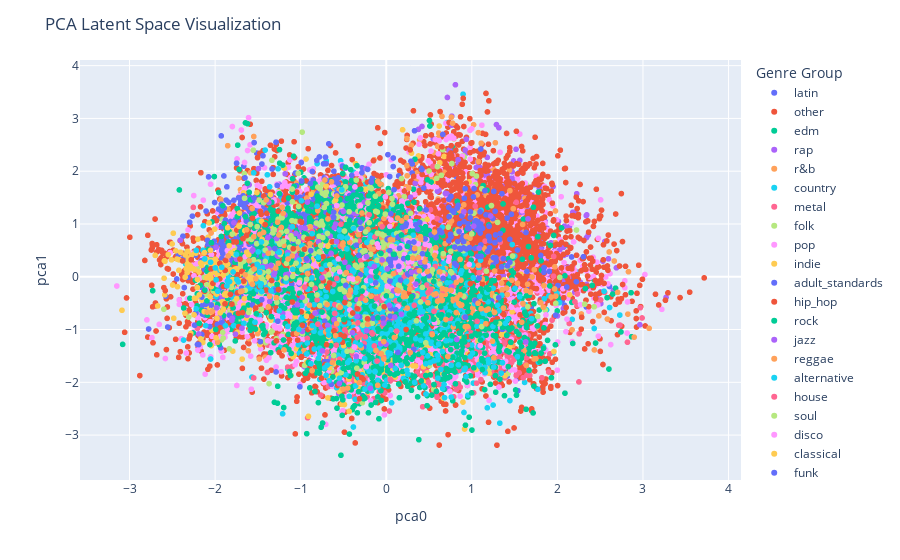

Notebook source saved alongside this figure:
### Code cell
latent_space, _, _ = encoder.predict(X_train_embedding)

pca = PCA(n_components=2)
X_train_pca = pca.fit_transform(latent_space)

# Convert the data to a pandas DataFrame
df = pd.DataFrame({'pca0': X_train_pca[:, 0], 'pca1': X_train_pca[:, 1], 'genre_group': y_train_embedding})

# Create a scatter plot using Plotly
fig = px.scatter(df, x='pca0', y='pca1', color='genre_group')

# Add labels and adjust the layout
fig.update_layout(
    title='PCA Latent Space Visualization',
    xaxis_title='pca0',
    yaxis_title='pca1',
    legend_title='Genre Group'
)

# Display the plot
fig.show()

### Figure 1 — Plotly figure (JSON) as saved in the notebook; plotly's stock layout.template omitted (floating-point values rounded to 4 significant figures; data arrays with more than 128 entries replaced by an {"elided": "..."} marker saying what was removed)
{"data": [{"hovertemplate": "genre_group=latin<br>pca0=%{x}<br>pca1=%{y}<extra></extra>", "legendgroup": "latin", "marker": {"color": "#636efa", "symbol": "circle"}, "mode": "markers", "name": "latin", "showlegend": true, "type": "scattergl", "x": {"elided": "501 float values"}, "xaxis": "x", "y": {"elided": "501 float values"}, "yaxis": "y"}, {"hovertemplate": "genre_group=other<br>pca0=%{x}<br>pca1=%{y}<extra></extra>", "legendgroup": "other", "marker": {"color": "#EF553B", "symbol": "circle"}, "mode": "markers", "name": "other", "showlegend": true, "type": "scattergl", "x": {"elided": "5756 float values"}, "xaxis": "x", "y": {"elided": "5756 float values"}, "yaxis": "y"}, {"hovertemplate": "genre_group=edm<br>pca0=%{x}<br>pca1=%{y}<extra></extra>", "legendgroup": "edm", "marker": {"color": "#00cc96", "symbol": "circle"}, "mode": "markers", "name": "edm", "showlegend": true, "type": "scattergl", "x": {"elided": "249 float values"}, "xaxis": "x", "y": {"elided": "249 float values"}, "yaxis": "y"}, {"hovertemplate": "genre_group=rap<br>pca0=%{x}<br>pca1=%{y}<extra></extra>", "legendgroup": "rap", "marker": {"color": "#ab63fa", "symbol": "circle"}, "mode": "markers", "name": "rap", "showlegend": true, "type": "scattergl", "x": {"elided": "1027 float values"}, "xaxis": "x", "y": {"elided": "1027 float values"}, "yaxis": "y"}, {"hovertemplate": "genre_group=r&b<br>pca0=%{x}<br>pca1=%{y}<extra></extra>", "legendgroup": "r&b", "marker": {"color": "#FFA15A", "symbol": "circle"}, "mode": "markers", "name": "r&b", "showlegend": true, "type": "scattergl", "x": {"elided": "770 float values"}, "xaxis": "x", "y": {"elided": "770 float values"}, "yaxis": "y"}, {"hovertemplate": "genre_group=country<br>pca0=%{x}<br>pca1=%{y}<extra></extra>", "legendgroup": "country", "marker": {"color": "#19d3f3", "symbol": "circle"}, "mode": "markers", "name": "country", "showlegend": true, "type": "scattergl", "x": {"elided": "1643 float values"}, "xaxis": "x", "y": {"elided": "1643 float values"}, "yaxis": "y"}, {"hovertemplate": "genre_group=metal<br>pca0=%{x}<br>pca1=%{y}<extra></extra>", "legendgroup": "metal", "marker": {"color": "#FF6692", "symbol": "circle"}, "mode": "markers", "name": "metal", "showlegend": true, "type": "scattergl", "x": {"elided": "1077 float values"}, "xaxis": "x", "y": {"elided": "1077 float values"}, "yaxis": "y"}, {"hovertemplate": "genre_group=folk<br>pca0=%{x}<br>pca1=%{y}<extra></extra>", "legendgroup": "folk", "marker": {"color": "#B6E880", "symbol": "circle"}, "mode": "markers", "name": "folk", "showlegend": true, "type": "scattergl", "x": {"elided": "455 float values"}, "xaxis": "x", "y": {"elided": "455 float values"}, "yaxis": "y"}, {"hovertemplate": "genre_group=pop<br>pca0=%{x}<br>pca1=%{y}<extra></extra>", "legendgroup": "pop", "marker": {"color": "#FF97FF", "symbol": "circle"}, "mode": "markers", "name": "pop", "showlegend": true, "type": "scattergl", "x": {"elided": "5758 float values"}, "xaxis": "x", "y": {"elided": "5758 float values"}, "yaxis": "y"}, {"hovertemplate": "genre_group=indie<br>pca0=%{x}<br>pca1=%{y}<extra></extra>", "legendgroup": "indie", "marker": {"color": "#FECB52", "symbol": "circle"}, "mode": "markers", "name": "indie", "showlegend": true, "type": "scattergl", "x": {"elided": "722 float values"}, "xaxis": "x", "y": {"elided": "722 float values"}, "yaxis": "y"}, {"hovertemplate": "genre_group=adult_standards<br>pca0=%{x}<br>pca1=%{y}<extra></extra>", "legendgroup": "adult_standards", "marker": {"color": "#636efa", "symbol": "circle"}, "mode": "markers", "name": "adult_standards", "showlegend": true, "type": "scattergl", "x": {"elided": "567 float values"}, "xaxis": "x", "y": {"elided": "567 float values"}, "yaxis": "y"}, {"hovertemplate": "genre_group=hip_hop<br>pca0=%{x}<br>pca1=%{y}<extra></extra>", "legendgroup": "hip_hop", "marker": {"color": "#EF553B", "symbol": "circle"}, "mode": "markers", "name": "hip_hop", "showlegend": true, "type": "scattergl", "x": {"elided": "2257 float values"}, "xaxis": "x", "y": {"elided": "2257 float values"}, "yaxis": "y"}, {"hovertemplate": "genre_group=rock<br>pca0=%{x}<br>pca1=%{y}<extra></extra>", "legendgroup": "rock", "marker": {"color": "#00cc96", "symbol": "circle"}, "mode": "markers", "name": "rock", "showlegend": true, "type": "scattergl", "x": {"elided": "2545 float values"}, "xaxis": "x", "y": {"elided": "2545 float values"}, "yaxis": "y"}, {"hovertemplate": "genre_group=jazz<br>pca0=%{x}<br>pca1=%{y}<extra></extra>", "legendgroup": "jazz", "marker": {"color": "#ab63fa", "symbol": "circle"}, "mode": "markers", "name": "jazz", "showlegend": true, "type": "scattergl", "x": [-0.76, -1.627, -0.02019, -1.332, -1.601, -1.803, -0.0318, 0.3798, 0.198, -1.558, -1.421, -0.6291, -1.341, -1.044, -1.124, -1.184, -0.5002, -0.4835, -1.114, -0.4398, -1.386, -0.6243, -0.645, -0.3505, -0.01512, -0.7549, -1.369, -1.571, 0.263, -1.631, 0.0162, -1.236, -1.556, -1.518, -0.1965, 0.3185, -2.406, -1.243, -1.37, -1.396, 1.18, -0.9998, -1.211, -1.51, -1.334, -1.365, -1.78, -1.478, -1.372, -0.5873, -0.707, -1.064, -0.3562, -1.373, -1.808, -1.762, 0.08487, -1.149, -1.173, -1.989, -0.1947, -1.949, -1.364, -0.6544, -0.4003, -0.644, -1.88, -2.192, -1.917, -1.418, -1.668, -1.477, -1.622, -1.124, -1.648, -1.264, 0.6238, -1.147, -1.008, -0.7041, -0.4721, -1.208, -1.749, -0.258, -0.5484, -0.5919, 0.8238, -0.8943, 0.2833, -0.824, -1.407, -1.741, -1.275, -0.1909, -1.303, -0.7922, -1.164, 0.5129, -1.057, -1.151, -1.643, -0.02842, 0.1689, -1.621, -0.3415, -0.922, -1.983, 0.412, 0.6299], "xaxis": "x", "y": [-0.9607, -0.7279, 0.6682, 0.4729, -0.02807, -0.8252, -0.6299, 0.002419, 0.7107, 0.5102, 0.4118, 1.128, 1.543, 0.3484, 0.8022, 1.171, 1.237, 0.2749, 0.8067, 0.1784, 0.7382, 1.146, 0.443, 1.192, -1.167, 0.7715, 0.02664, 0.4819, 1.248, -0.1447, -0.1734, 0.4904, -0.007154, 0.01689, 0.5892, -0.2418, 0.6914, -0.2508, 0.5279, 0.1891, 0.4717, 0.927, -0.6931, -0.06354, -0.0554, -0.2988, 1.022, -0.1772, 1.409, 1.151, 1.559, 0.4203, -0.9602, 0.02425, -0.3586, -1.088, 0.6158, 0.3382, 0.03961, 0.5594, 0.1667, -0.777, 0.1701, 0.7698, 1.185, -1.533, -0.3025, -1.084, -0.3945, 0.2406, -0.05653, 0.2038, -0.05796, 0.9051, 0.7546, 0.3897, -0.5864, 0.04781, 0.7587, -0.5477, -0.3958, 0.6653, 0.334, 1.409, -0.5308, 0.9971, -1.188, 0.8918, 1.507, 0.9608, -0.1515, -0.331, 0.4047, 0.7352, 0.08521, 0.6649, 0.002264, -0.3646, 0.8201, 0.4632, -0.1335, 0.5386, 0.4863, -0.03646, -0.4358, 0.3089, -0.5877, -0.6944, 1.073], "yaxis": "y"}, {"hovertemplate": "genre_group=reggae<br>pca0=%{x}<br>pca1=%{y}<extra></extra>", "legendgroup": "reggae", "marker": {"color": "#FFA15A", "symbol": "circle"}, "mode": "markers", "name": "reggae", "showlegend": true, "type": "scattergl", "x": {"elided": "250 float values"}, "xaxis": "x", "y": {"elided": "250 float values"}, "yaxis": "y"}, {"hovertemplate": "genre_group=alternative<br>pca0=%{x}<br>pca1=%{y}<extra></extra>", "legendgroup": "alternative", "marker": {"color": "#19d3f3", "symbol": "circle"}, "mode": "markers", "name": "alternative", "showlegend": true, "type": "scattergl", "x": {"elided": "645 float values"}, "xaxis": "x", "y": {"elided": "645 float values"}, "yaxis": "y"}, {"hovertemplate": "genre_group=house<br>pca0=%{x}<br>pca1=%{y}<extra></extra>", "legendgroup": "house", "marker": {"color": "#FF6692", "symbol": "circle"}, "mode": "markers", "name": "house", "showlegend": true, "type": "scattergl", "x": {"elided": "178 float values"}, "xaxis": "x", "y": {"elided": "178 float values"}, "yaxis": "y"}, {"hovertemplate": "genre_group=soul<br>pca0=%{x}<br>pca1=%{y}<extra></extra>", "legendgroup": "soul", "marker": {"color": "#B6E880", "symbol": "circle"}, "mode": "markers", "name": "soul", "showlegend": true, "type": "scattergl", "x": {"elided": "351 float values"}, "xaxis": "x", "y": {"elided": "351 float values"}, "yaxis": "y"}, {"hovertemplate": "genre_group=disco<br>pca0=%{x}<br>pca1=%{y}<extra></extra>", "legendgroup": "disco", "marker": {"color": "#FF97FF", "symbol": "circle"}, "mode": "markers", "name": "disco", "showlegend": true, "type": "scattergl", "x": [0.5334, -1.649, 0.1323, -0.2415, 0.2664, -0.0103, 0.228, -0.118, 0.1392, -2.201, -0.5784, 0.7354, 0.5778, 1.999, 0.2972, -0.3466, -0.5603, -0.306, -0.2319, -0.1059, 0.1831, 0.06653, 0.1346, 0.1256, 1.463, 0.259, 0.4463, 0.4884, 0.7785, -0.5969, -1.859, 0.03696, -0.1602, -1.018, 0.1759, 0.3068, 1.099, 0.09936, -0.02459, 0.216, -0.2976, -0.09113, -0.2536, -0.4338, 0.04199, -0.3428, 0.05582, -1.413, 0.5026, -0.1741, 0.07629, 0.2566, 0.2529, 0.01113, 0.213, 0.4048, 0.05483, -0.1542, 0.3374, -0.7054, 0.9696, 0.8309, -0.7323, 0.564, -0.3022, 0.3756, 0.6582, 0.2533, 0.5867, 0.4377, 0.127, -0.2302, 0.3044, 0.3865, 0.3456, 0.1507, 0.0286, 1.338, 0.4556, -0.5432, -0.366, 0.1791, -0.3722, 2.065, 0.4746, 0.3937, 0.3172, -1.016, -0.425, 0.1768, 0.2437, 0.06403, 0.7285, 0.4936, 0.0993, -0.1992, 0.4142, 0.2778, 0.311, -0.3859, 0.2242, 0.2595, 1.015, 0.8769], "xaxis": "x", "y": [1.134, 0.3805, -0.3135, -0.3121, 0.2942, 1.513, 0.5466, -0.5241, -0.563, -1.39, 1.349, 0.3698, 0.4605, -1.77, 0.2877, -1.482, 0.3373, 0.8995, -1.702, 0.6218, 0.1964, 0.5727, -0.3019, 0.5335, -0.5789, 0.1636, 0.9947, 0.2054, -0.2715, 1.552, -0.9931, 0.1646, -0.1219, -1.17, 0.5859, 0.9669, -1.305, 0.2154, -0.402, -0.1462, -1.51, 0.56, 0.358, -0.03394, 0.9546, -0.9916, 0.4205, -0.4176, 0.5924, 0.09451, 0.2997, 0.2789, 0.9547, -0.1784, 0.4231, 0.3844, 1.074, 0.09281, 0.6417, 1.865, 0.2334, -0.02067, -0.7375, -0.8696, 1.344, 0.6258, 0.01364, -0.2865, -0.3564, 0.06008, 0.3085, -0.07084, -0.07695, 0.3456, -0.1574, 0.1322, 0.1708, -0.1835, 0.6164, 0.09288, 1.702, 1.435, -1.331, -0.2287, 0.7024, 0.316, 0.6804, -0.1145, -0.6291, 0.294, 0.6817, -0.2178, 0.2962, 1.709, 0.2525, -0.0208, 0.2929, 1.046, 0.6756, -0.04589, -0.2378, 0.6519, 1.703, 0.851], "yaxis": "y"}, {"hovertemplate": "genre_group=classical<br>pca0=%{x}<br>pca1=%{y}<extra></extra>", "legendgroup": "classical", "marker": {"color": "#FECB52", "symbol": "circle"}, "mode": "markers", "name": "classical", "showlegend": true, "type": "scattergl", "x": {"elided": "138 float values"}, "xaxis": "x", "y": {"elided": "138 float values"}, "yaxis": "y"}, {"hovertemplate": "genre_group=funk<br>pca0=%{x}<br>pca1=%{y}<extra></extra>", "legendgroup": "funk", "marker": {"color": "#636efa", "symbol": "circle"}, "mode": "markers", "name": "funk", "showlegend": true, "type": "scattergl", "x": {"elided": "189 float values"}, "xaxis": "x", "y": {"elided": "189 float values"}, "yaxis": "y"}, {"hovertemplate": "genre_group=ambient<br>pca0=%{x}<br>pca1=%{y}<extra></extra>", "legendgroup": "ambient", "marker": {"color": "#EF553B", "symbol": "circle"}, "mode": "markers", "name": "ambient", "showlegend": true, "type": "scattergl", "x": [-1.484, -0.9559, -1.821, -1.876, 0.3467, -1.74, -0.7158, -1.752, -1.674, -0.9904, -1.052, -1.463, -0.9818, -1.132, -0.1732, -0.8723, -0.5346, -0.9207, -1.262, 0.2622, -0.7565, -1.339, -0.378, -0.8662, -0.6974, 0.2322, -0.288, -1.564, -1.709, -0.5125, -0.2699, -0.6108, 1.199, -1.883, -1.416, -1.284, -0.4884, -0.4909, -1.405, -2.279, -0.8724, -0.6306, -1.616, -1.724, -0.8599, -0.3397, -1.251, -0.7361, -0.2184, -0.8685, -0.02469, -1.632, -2.084, -0.3124, -1.948, -1.884, -0.6821, -1.286, -0.4848, -1.004, -0.7117, -2.049, -2.294, -2.38, -1.26, -0.872, -0.9886, -1.679, -1.525, 0.9469, -0.7378, -2.726, -2.583, -1.036, -1.087, -0.3353, -0.3913, -1.727, -1.089, -2.029, -0.5686, -1.687, -2.025, -0.9143, -1.098, -1.902, -1.667, -0.6628, -1.553, 0.9831, -1.804, -1.945, -0.6882, -1.738], "xaxis": "x", "y": [-0.1885, 0.5214, -0.3337, 0.3085, 0.1173, 0.03874, -0.9254, 0.6584, 0.7193, 1.033, -1.086, -0.1582, -0.9198, -1.194, -0.3646, -1.848, -1.102, 0.714, 1.242, -0.315, -1.92, -0.07069, -1.026, 0.7481, -1.289, -1.0, -1.911, 1.109, 0.3347, -1.242, -1.945, -1.025, 1.501, 0.1204, 0.9882, -1.215, -0.8539, -1.125, -0.251, 0.3211, -1.353, 0.6651, 0.8507, -0.9464, -1.422, -0.6065, -1.434, -0.07674, -0.7974, -0.7446, -0.5671, 0.7811, -1.753, -2.311, -0.0411, -0.5129, -0.2022, -0.6303, -0.4877, 1.049, -1.663, 0.1486, -1.119, 0.2996, -0.2416, -1.293, -1.512, -0.6788, -0.5922, -1.134, 0.3809, -1.252, -0.2617, -1.2, 0.5307, -1.843, -0.6866, -0.6922, -1.086, 1.247, -2.061, 0.1003, -0.1248, -0.9997, -0.4784, -0.1862, -0.08144, -0.1179, 0.2032, -0.1282, -0.5178, 0.2517, -1.09, -0.3046], "yaxis": "y"}, {"hovertemplate": "genre_group=punk<br>pca0=%{x}<br>pca1=%{y}<extra></extra>", "legendgroup": "punk", "marker": {"color": "#00cc96", "symbol": "circle"}, "mode": "markers", "name": "punk", "showlegend": true, "type": "scattergl", "x": [0.2867, 1.242, -1.563, 0.2533, 0.04511, 0.7256, -0.499, 1.235, 1.67, 0.03455, 0.5711, -0.6969, 0.9971, 0.2704, -0.2829, 0.2403, 0.9165, 0.2944, -0.09778, 0.0004623, 0.366, 0.5863, -0.5561, 0.215, 0.2992, 0.157, 1.065, 0.2469, 2.602, 0.2974, 0.397, 1.279, 0.9256, -0.2991, 0.4017, 1.318, 1.211, 1.668, 1.168, 0.5681, 0.0334, 0.6872, -0.9852, 0.672, 0.2003, 0.468, 0.2211, -0.3702, 0.2853, 1.048, 1.153, -0.4276, 0.8905, 0.3292, 0.4388, 0.2167, 0.9111, 1.197, 0.6159, 0.9969, -1.256, 0.3559, -0.09651, 0.8369, 0.4095, 0.1188, -0.1158, 1.086, 0.5542, 0.2893, 1.122, 0.2435, 0.6364, -0.4371, 1.042, -0.2114, 0.5681, 0.6469, -0.004338, -0.2107, 1.976, 1.123, 1.726, -0.4943, -0.7504, -0.2638, 0.5559, 0.2086, -0.1368, 0.953, -0.7927, 0.4577, 1.102, 0.675, 1.079, 0.7204, 0.4846, -0.02467, 0.8446, 1.279, 0.4639, 0.7743, 0.9336, 0.908, 0.1769, 0.08769, 0.5173, 0.08302, 0.2307, 1.251, -0.06189, 0.09222, 0.4702, 0.7695, -0.1222, 0.9932, 0.2312, 0.1782, 0.4111, 1.381, 0.5761], "xaxis": "x", "y": [0.1002, 0.1778, -0.971, 0.362, -1.835, -0.726, -1.738, -0.07755, -1.358, -0.8973, -1.136, 1.068, -2.2, -0.7079, -0.271, -0.1639, -1.235, -2.152, -0.7786, -0.3629, -0.08677, -1.257, -1.628, -0.1418, -1.562, -0.433, -0.6996, 0.5744, -1.748, -0.3794, 0.2446, -0.8643, -0.5591, 1.239, 0.2586, -1.415, -0.7177, -1.456, -1.107, -0.5063, 0.1017, -0.9014, 0.4259, -0.5011, -1.175, -0.7699, -1.99, -2.443, -0.4399, -0.7268, -0.4062, 1.068, -0.9187, -0.6662, -0.04508, -0.8334, -1.147, -0.2394, -0.7251, -1.125, 0.9905, -1.281, -0.9829, -0.893, -1.974, -0.7134, -0.003133, -1.094, -0.8047, -1.047, -1.758, -1.647, -0.5634, -1.284, -1.074, -1.489, -0.4386, -0.7199, -0.9881, -0.4324, -1.289, -1.588, -2.074, -0.8097, -0.6689, -1.419, -0.08862, -0.5078, -0.5555, -0.66, -2.385, 0.9471, -1.2, -1.06, -0.5263, -0.4328, 0.4248, -1.166, -0.2788, -1.119, -0.9792, -1.523, -0.9183, -0.2504, 1.333, -1.301, 0.3438, 0.425, -0.8027, -1.526, 0.4417, 0.424, -0.5419, -1.12, 0.09624, 0.4333, -0.2146, 0.7914, 0.1309, -2.254, -0.333], "yaxis": "y"}, {"hovertemplate": "genre_group=electronic<br>pca0=%{x}<br>pca1=%{y}<extra></extra>", "legendgroup": "electronic", "marker": {"color": "#ab63fa", "symbol": "circle"}, "mode": "markers", "name": "electronic", "showlegend": true, "type": "scattergl", "x": [-0.2287, -0.7456, 0.4022, -0.9805, -0.7515, -0.3405, 0.8395, -0.9479, -0.9212, 1.631, 0.9076, -0.6862, 0.3469, -0.5488, -0.6098, -0.8322, 1.022, -0.2299, -0.9823, -0.5802, 0.05224, 0.03682, 1.657, 0.0856, -1.361, -0.06509, -0.03047, 0.2946, -0.002467, -1.686, -0.1888, -0.3946, -0.1851, 0.01287, 0.7606, -1.039, -1.312, 1.221, -0.1389, 0.3543, 0.1001, 0.5803, -1.281, -0.04896, -0.3509, -1.345, -1.802, -0.6067, 0.177, 1.087], "xaxis": "x", "y": [-1.026, -1.404, 0.2698, -1.035, -0.0193, -0.7538, 2.216, 0.919, 1.415, -1.234, 1.234, -0.9212, -0.1393, -2.023, -0.8095, -0.6872, 0.9598, 0.3813, -0.3895, 0.6678, -1.681, -0.543, 1.096, -0.2676, -0.4677, -1.27, -0.8804, 0.08635, -1.278, -0.9748, -0.006405, -1.06, -2.113, 0.1478, -0.195, -0.5291, 0.04099, 1.151, 0.1959, 0.09803, -0.7633, -0.359, 0.725, 0.3187, -1.509, 0.2162, -0.7888, 0.9329, -0.7082, 0.5415], "yaxis": "y"}, {"hovertemplate": "genre_group=gospel<br>pca0=%{x}<br>pca1=%{y}<extra></extra>", "legendgroup": "gospel", "marker": {"color": "#FFA15A", "symbol": "circle"}, "mode": "markers", "name": "gospel", "showlegend": true, "type": "scattergl", "x": {"elided": "149 float values"}, "xaxis": "x", "y": {"elided": "149 float values"}, "yaxis": "y"}, {"hovertemplate": "genre_group=christian<br>pca0=%{x}<br>pca1=%{y}<extra></extra>", "legendgroup": "christian", "marker": {"color": "#19d3f3", "symbol": "circle"}, "mode": "markers", "name": "christian", "showlegend": true, "type": "scattergl", "x": [-0.8668, -0.7944, -1.209, -1.347, -0.2525, -1.151, -1.879, -1.862, -0.3012, -0.8625, -1.727, -2.221, -1.534, -1.831, 0.2379, -0.4594, -2.122, -0.7554, -2.053, 0.2309, -1.471, -1.922, -2.22, -1.79, -0.668, -2.368, -0.8406, -0.1836, -0.7029, -1.988, -1.461, -1.97, -0.6721, -1.456, -0.6783, -0.6256, 0.6132, -0.868, -1.251, -1.855, -0.9224, -0.381, -0.7198, -1.745, -1.508, -1.458, -0.519, 0.0216, -0.5513, -0.6906, -1.75, -1.479, -1.021, -1.248, -1.997], "xaxis": "x", "y": [0.8152, 0.3672, -0.7651, -0.2642, -1.552, -0.942, -0.9278, -0.1727, -1.293, -0.9248, -0.09739, -0.6074, -0.8608, -0.09145, -0.08367, 0.5273, 0.3374, 0.145, 0.2756, -0.09901, -0.1745, 0.1797, 0.4993, 0.09037, -1.968, -1.201, -1.37, -0.07279, -1.868, -0.05811, -0.135, -0.2741, -1.104, -0.2799, -1.015, -0.2801, -1.274, -0.02252, -0.6461, -0.07866, -1.256, 0.9177, -1.727, -0.05212, 0.2337, 0.6604, 1.646, -1.441, -1.194, -1.674, 0.4228, 0.08485, -0.9982, 0.463, 0.1672], "yaxis": "y"}], "layout": {"legend": {"title": {"text": "Genre Group"}, "tracegroupgap": 0}, "margin": {"t": 60}, "title": {"text": "PCA Latent Space Visualization"}, "xaxis": {"anchor": "y", "domain": [0, 1], "title": {"text": "pca0"}}, "yaxis": {"anchor": "x", "domain": [0, 1], "title": {"text": "pca1"}}}}
